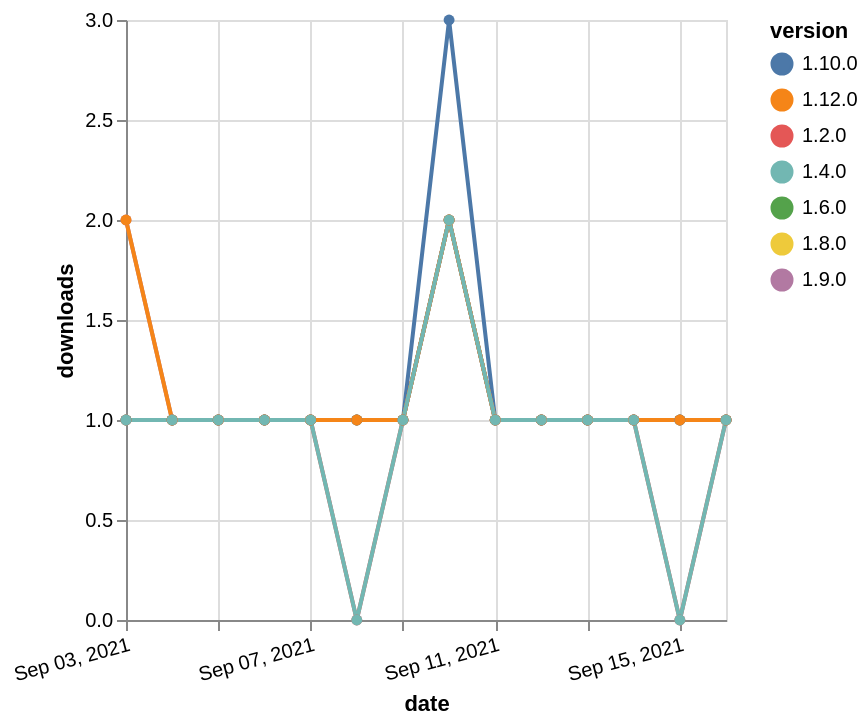

Source (Vega-Lite JSON):
### Vega-Lite specification from a JSON file in a GitHub repository (floating-point values rounded to 4 significant figures)
{"$schema": "https://vega.github.io/schema/vega-lite/v5.json", "description": "A simple bar chart with embedded data.", "data": {"values": [{"date": "2021-09-03", "total": 166, "delta": 1, "version": "1.6.0"}, {"date": "2021-09-04", "total": 167, "delta": 1, "version": "1.6.0"}, {"date": "2021-09-05", "total": 168, "delta": 1, "version": "1.6.0"}, {"date": "2021-09-06", "total": 169, "delta": 1, "version": "1.6.0"}, {"date": "2021-09-07", "total": 170, "delta": 1, "version": "1.6.0"}, {"date": "2021-09-08", "total": 171, "delta": 1, "version": "1.6.0"}, {"date": "2021-09-09", "total": 172, "delta": 1, "version": "1.6.0"}, {"date": "2021-09-10", "total": 174, "delta": 2, "version": "1.6.0"}, {"date": "2021-09-11", "total": 175, "delta": 1, "version": "1.6.0"}, {"date": "2021-09-12", "total": 176, "delta": 1, "version": "1.6.0"}, {"date": "2021-09-13", "total": 177, "delta": 1, "version": "1.6.0"}, {"date": "2021-09-14", "total": 178, "delta": 1, "version": "1.6.0"}, {"date": "2021-09-15", "total": 179, "delta": 1, "version": "1.6.0"}, {"date": "2021-09-16", "total": 180, "delta": 1, "version": "1.6.0"}, {"date": "2021-09-03", "total": 145, "delta": 1, "version": "1.8.0"}, {"date": "2021-09-04", "total": 146, "delta": 1, "version": "1.8.0"}, {"date": "2021-09-05", "total": 147, "delta": 1, "version": "1.8.0"}, {"date": "2021-09-06", "total": 148, "delta": 1, "version": "1.8.0"}, {"date": "2021-09-07", "total": 149, "delta": 1, "version": "1.8.0"}, {"date": "2021-09-08", "total": 150, "delta": 1, "version": "1.8.0"}, {"date": "2021-09-09", "total": 151, "delta": 1, "version": "1.8.0"}, {"date": "2021-09-10", "total": 153, "delta": 2, "version": "1.8.0"}, {"date": "2021-09-11", "total": 154, "delta": 1, "version": "1.8.0"}, {"date": "2021-09-12", "total": 155, "delta": 1, "version": "1.8.0"}, {"date": "2021-09-13", "total": 156, "delta": 1, "version": "1.8.0"}, {"date": "2021-09-14", "total": 157, "delta": 1, "version": "1.8.0"}, {"date": "2021-09-15", "total": 158, "delta": 1, "version": "1.8.0"}, {"date": "2021-09-16", "total": 159, "delta": 1, "version": "1.8.0"}, {"date": "2021-09-03", "total": 134, "delta": 2, "version": "1.9.0"}, {"date": "2021-09-04", "total": 135, "delta": 1, "version": "1.9.0"}, {"date": "2021-09-05", "total": 136, "delta": 1, "version": "1.9.0"}, {"date": "2021-09-06", "total": 137, "delta": 1, "version": "1.9.0"}, {"date": "2021-09-07", "total": 138, "delta": 1, "version": "1.9.0"}, {"date": "2021-09-08", "total": 139, "delta": 1, "version": "1.9.0"}, {"date": "2021-09-09", "total": 140, "delta": 1, "version": "1.9.0"}, {"date": "2021-09-10", "total": 142, "delta": 2, "version": "1.9.0"}, {"date": "2021-09-11", "total": 143, "delta": 1, "version": "1.9.0"}, {"date": "2021-09-12", "total": 144, "delta": 1, "version": "1.9.0"}, {"date": "2021-09-13", "total": 145, "delta": 1, "version": "1.9.0"}, {"date": "2021-09-14", "total": 146, "delta": 1, "version": "1.9.0"}, {"date": "2021-09-15", "total": 147, "delta": 1, "version": "1.9.0"}, {"date": "2021-09-16", "total": 148, "delta": 1, "version": "1.9.0"}, {"date": "2021-09-03", "total": 167, "delta": 1, "version": "1.10.0"}, {"date": "2021-09-04", "total": 168, "delta": 1, "version": "1.10.0"}, {"date": "2021-09-05", "total": 169, "delta": 1, "version": "1.10.0"}, {"date": "2021-09-06", "total": 170, "delta": 1, "version": "1.10.0"}, {"date": "2021-09-07", "total": 171, "delta": 1, "version": "1.10.0"}, {"date": "2021-09-08", "total": 172, "delta": 1, "version": "1.10.0"}, {"date": "2021-09-09", "total": 173, "delta": 1, "version": "1.10.0"}, {"date": "2021-09-10", "total": 176, "delta": 3, "version": "1.10.0"}, {"date": "2021-09-11", "total": 177, "delta": 1, "version": "1.10.0"}, {"date": "2021-09-12", "total": 178, "delta": 1, "version": "1.10.0"}, {"date": "2021-09-13", "total": 179, "delta": 1, "version": "1.10.0"}, {"date": "2021-09-14", "total": 180, "delta": 1, "version": "1.10.0"}, {"date": "2021-09-15", "total": 181, "delta": 1, "version": "1.10.0"}, {"date": "2021-09-16", "total": 182, "delta": 1, "version": "1.10.0"}, {"date": "2021-09-03", "total": 212, "delta": 1, "version": "1.2.0"}, {"date": "2021-09-04", "total": 213, "delta": 1, "version": "1.2.0"}, {"date": "2021-09-05", "total": 214, "delta": 1, "version": "1.2.0"}, {"date": "2021-09-06", "total": 215, "delta": 1, "version": "1.2.0"}, {"date": "2021-09-07", "total": 216, "delta": 1, "version": "1.2.0"}, {"date": "2021-09-08", "total": 216, "delta": 0, "version": "1.2.0"}, {"date": "2021-09-09", "total": 217, "delta": 1, "version": "1.2.0"}, {"date": "2021-09-10", "total": 219, "delta": 2, "version": "1.2.0"}, {"date": "2021-09-11", "total": 220, "delta": 1, "version": "1.2.0"}, {"date": "2021-09-12", "total": 221, "delta": 1, "version": "1.2.0"}, {"date": "2021-09-13", "total": 222, "delta": 1, "version": "1.2.0"}, {"date": "2021-09-14", "total": 223, "delta": 1, "version": "1.2.0"}, {"date": "2021-09-15", "total": 223, "delta": 0, "version": "1.2.0"}, {"date": "2021-09-16", "total": 224, "delta": 1, "version": "1.2.0"}, {"date": "2021-09-03", "total": 115, "delta": 2, "version": "1.12.0"}, {"date": "2021-09-04", "total": 116, "delta": 1, "version": "1.12.0"}, {"date": "2021-09-05", "total": 117, "delta": 1, "version": "1.12.0"}, {"date": "2021-09-06", "total": 118, "delta": 1, "version": "1.12.0"}, {"date": "2021-09-07", "total": 119, "delta": 1, "version": "1.12.0"}, {"date": "2021-09-08", "total": 120, "delta": 1, "version": "1.12.0"}, {"date": "2021-09-09", "total": 121, "delta": 1, "version": "1.12.0"}, {"date": "2021-09-10", "total": 123, "delta": 2, "version": "1.12.0"}, {"date": "2021-09-11", "total": 124, "delta": 1, "version": "1.12.0"}, {"date": "2021-09-12", "total": 125, "delta": 1, "version": "1.12.0"}, {"date": "2021-09-13", "total": 126, "delta": 1, "version": "1.12.0"}, {"date": "2021-09-14", "total": 127, "delta": 1, "version": "1.12.0"}, {"date": "2021-09-15", "total": 128, "delta": 1, "version": "1.12.0"}, {"date": "2021-09-16", "total": 129, "delta": 1, "version": "1.12.0"}, {"date": "2021-09-03", "total": 277, "delta": 1, "version": "1.4.0"}, {"date": "2021-09-04", "total": 278, "delta": 1, "version": "1.4.0"}, {"date": "2021-09-05", "total": 279, "delta": 1, "version": "1.4.0"}, {"date": "2021-09-06", "total": 280, "delta": 1, "version": "1.4.0"}, {"date": "2021-09-07", "total": 281, "delta": 1, "version": "1.4.0"}, {"date": "2021-09-08", "total": 281, "delta": 0, "version": "1.4.0"}, {"date": "2021-09-09", "total": 282, "delta": 1, "version": "1.4.0"}, {"date": "2021-09-10", "total": 284, "delta": 2, "version": "1.4.0"}, {"date": "2021-09-11", "total": 285, "delta": 1, "version": "1.4.0"}, {"date": "2021-09-12", "total": 286, "delta": 1, "version": "1.4.0"}, {"date": "2021-09-13", "total": 287, "delta": 1, "version": "1.4.0"}, {"date": "2021-09-14", "total": 288, "delta": 1, "version": "1.4.0"}, {"date": "2021-09-15", "total": 288, "delta": 0, "version": "1.4.0"}, {"date": "2021-09-16", "total": 289, "delta": 1, "version": "1.4.0"}]}, "width": "container", "mark": {"type": "line", "point": {"filled": true}}, "encoding": {"x": {"field": "date", "type": "temporal", "timeUnit": "yearmonthdate", "title": "date", "axis": {"labelAngle": -15}}, "y": {"field": "delta", "type": "quantitative", "title": "downloads"}, "color": {"field": "version", "type": "nominal"}, "tooltip": {"field": "delta"}}}
